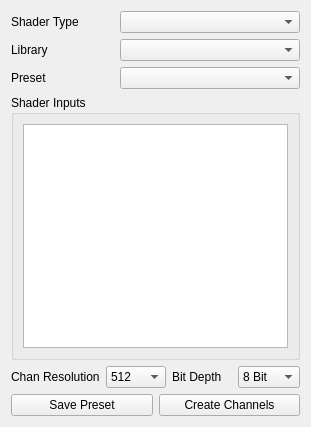
<?xml version="1.0" encoding="UTF-8"?>
<ui version="4.0">
 <class>Form</class>
 <widget class="QWidget" name="Form">
  <property name="geometry">
   <rect>
    <x>0</x>
    <y>0</y>
    <width>311</width>
    <height>427</height>
   </rect>
  </property>
  <property name="windowTitle">
   <string>Form</string>
  </property>
  <layout class="QHBoxLayout" name="horizontalLayout">
   <item>
    <layout class="QVBoxLayout" name="verticalLayout">
     <item>
      <layout class="QHBoxLayout" name="horizontalLayout_2">
       <item>
        <widget class="QLabel" name="label">
         <property name="text">
          <string>Shader Type</string>
         </property>
        </widget>
       </item>
       <item>
        <widget class="QComboBox" name="shader_cbox">
         <property name="minimumSize">
          <size>
           <width>180</width>
           <height>0</height>
          </size>
         </property>
        </widget>
       </item>
      </layout>
     </item>
     <item>
      <layout class="QHBoxLayout" name="horizontalLayout_3">
       <item>
        <widget class="QLabel" name="label_2">
         <property name="text">
          <string>Library</string>
         </property>
        </widget>
       </item>
       <item>
        <widget class="QComboBox" name="library_cbox">
         <property name="minimumSize">
          <size>
           <width>180</width>
           <height>0</height>
          </size>
         </property>
        </widget>
       </item>
      </layout>
     </item>
     <item>
      <layout class="QHBoxLayout" name="horizontalLayout_4">
       <item>
        <widget class="QLabel" name="label_3">
         <property name="text">
          <string>Preset</string>
         </property>
        </widget>
       </item>
       <item>
        <widget class="QComboBox" name="preset_cbox">
         <property name="minimumSize">
          <size>
           <width>180</width>
           <height>0</height>
          </size>
         </property>
        </widget>
       </item>
      </layout>
     </item>
     <item>
      <widget class="QGroupBox" name="groupBox">
       <property name="title">
        <string>Shader Inputs</string>
       </property>
       <layout class="QHBoxLayout" name="horizontalLayout_7">
        <item>
         <widget class="QListWidget" name="inputs_list">
          <property name="selectionMode">
           <enum>QAbstractItemView::ExtendedSelection</enum>
          </property>
         </widget>
        </item>
       </layout>
      </widget>
     </item>
     <item>
      <layout class="QHBoxLayout" name="horizontalLayout_5">
       <item>
        <widget class="QLabel" name="label_4">
         <property name="text">
          <string>Chan Resolution</string>
         </property>
        </widget>
       </item>
       <item>
        <widget class="QComboBox" name="channelRes_cbox">
         <item>
          <property name="text">
           <string>512</string>
          </property>
         </item>
         <item>
          <property name="text">
           <string>1024</string>
          </property>
         </item>
         <item>
          <property name="text">
           <string>2048</string>
          </property>
         </item>
         <item>
          <property name="text">
           <string>4096</string>
          </property>
         </item>
         <item>
          <property name="text">
           <string>8192</string>
          </property>
         </item>
        </widget>
       </item>
       <item>
        <widget class="QLabel" name="label_5">
         <property name="text">
          <string>Bit Depth</string>
         </property>
        </widget>
       </item>
       <item>
        <widget class="QComboBox" name="bitDepth_cbox">
         <item>
          <property name="text">
           <string>8 Bit</string>
          </property>
         </item>
         <item>
          <property name="text">
           <string>16 Bit</string>
          </property>
         </item>
        </widget>
       </item>
      </layout>
     </item>
     <item>
      <layout class="QHBoxLayout" name="horizontalLayout_6">
       <item>
        <widget class="QPushButton" name="savePreset_btn">
         <property name="text">
          <string>Save Preset</string>
         </property>
        </widget>
       </item>
       <item>
        <widget class="QPushButton" name="addChannels_btn">
         <property name="enabled">
          <bool>true</bool>
         </property>
         <property name="toolTip">
          <string>With </string>
         </property>
         <property name="text">
          <string>Create Channels</string>
         </property>
        </widget>
       </item>
      </layout>
     </item>
    </layout>
   </item>
  </layout>
 </widget>
 <resources/>
 <connections/>
</ui>
